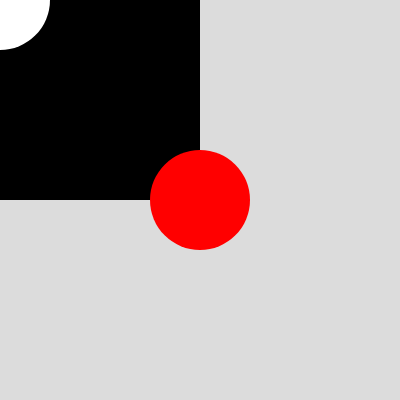
Frame 1 (no input)
Frame 60 (no input): identical to frame 1, image omitted
Frame 120 (the mouse pressed at the canvas centre since frame 60): identical to frame 1, image omitted

The p5.js sketch that drew this single still picture (run headless with seeded random() and noise() and a simulated clock; from frame 60 on, the mouse is pressed at the canvas centre):

// p5.js sketch
// ── sketch.js
//translate() nos deja cambiar el punto de origen de la esquina superior izquierda
//push() guarda en memoria el punto de origen actual
//pop() reestablece el ultimo punto de origen 
function setup() {
  createCanvas(400, 400);
  noStroke()
}

function draw() {
  background(220);
  fill(0)
  rect(0,0,200)
  push() //guardamos estado
  translate(width/2, height/2) //trasladamos
  fill(255,0,0)
  ellipse(0,0,100) //circulo rojo en el centro
  pop() //reestablecemos posicion de origen
  fill(255)//si no establecemos otro relleno, volvera a usar 0
  ellipse(0,0,100) //circulo gris en el origen
  
}
